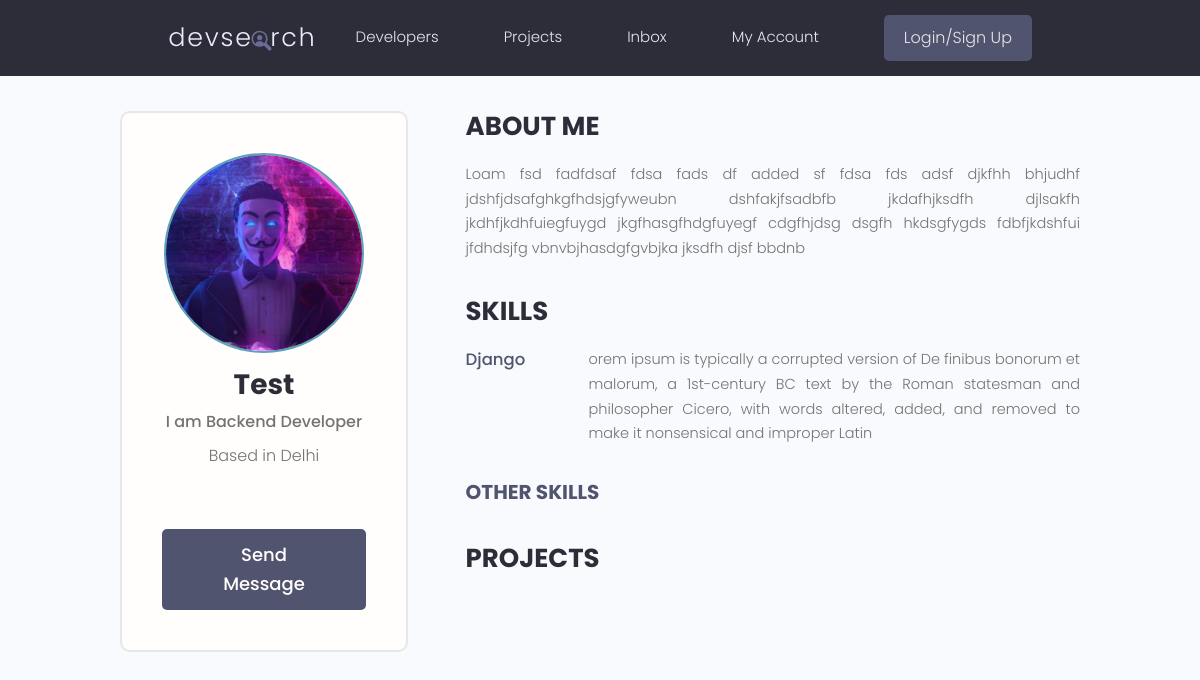
Page /profile/fb0ba173-f9d2-4e6b-9da1-ec17c3f34d23/ on the committed database.
### users/models.py (models this page shows, shortened)
class Profile(models.Model):
    user = models.OneToOneField(User, null=True, blank=True, on_delete=models.CASCADE)#models.CASCADE -> On user deletion, it will delete profile entry as well
    name = models.CharField(max_length=200, null=True, blank=True)
    email = models.CharField(max_length=200, null=True, blank=True)
    username = models.CharField(max_length=200, null=True, blank=True)
    location = models.CharField(max_length=200, null=True, blank=True)
    short_intro = models.CharField(max_length=200, null=True, blank=True)
    bio = models.TextField(null=True, blank=True)
    profile_images = models.ImageField(null=True, blank=True, upload_to='profiles/',
                                       default='profiles/user-default.png')
    social_github = models.CharField(max_length=200, null=True, blank=True)
    social_twitter = models.CharField(max_length=200, null=True, blank=True)
    social_linkedIn = models.CharField(max_length=200, null=True, blank=True)
    social_website = models.CharField(max_length=200, null=True, blank=True)
    created = models.DateTimeField(auto_now_add=True)
    id = models.UUIDField(default=uuid.uuid4, unique=True, primary_key=True, editable=False)

class Skill(models.Model):
    owner = models.ForeignKey(Profile, on_delete=models.CASCADE, null=True, blank=True)
    name = models.CharField(max_length=200, null=True, blank=True)
    description = models.TextField(null=True, blank=True)
    created = models.DateTimeField(auto_now_add=True)
    id = models.UUIDField(default=uuid.uuid4, unique=True, primary_key=True, editable=False)

### users/views.py (the view)
# urls.py: path('profile/<str:pk>/', views.userProfile, name='user-profile')
def userProfile(request, pk):
    profile = Profile.objects.get(id=pk)
    topSkill = profile.skill_set.exclude(description__exact="")
    otherSkill = profile.skill_set.filter(description__exact="")
    context = {'profile': profile, 'topSkill': topSkill, 'otherSkill': otherSkill}
    return render(request, 'users/user-profile.html', context)

### users/templates/users/user-profile.html (shortened to what this page needs)
{% extends 'main.html' %}
{% block content %}
    <main class="profile my-md">
        <div class="container">
            <div class="layout">
                <div class="column column--1of3">
                    <div class="card text-center">
                        <div class="card__body dev">
                            <img class="avatar avatar--xl" src="{{ profile.profile_images.url }}"/>
                            <h2 class="dev__name">{{ profile.name }}</h2>
                            <p class="dev__title">{{ profile.short_intro }}</p>
                            <p class="dev__location">Based in {{ profile.location }}</p>
                            <a href="#" class="btn btn--sub btn--lg">Send Message </a>
                        </div>
                    </div>
                </div>
                <div class="column column--2of3">
                    <div class="devInfo">
                        <h3 class="devInfo__title">About Me</h3>
                        <p class="devInfo__about">
                            {{ profile.bio }}
                        </p>
                    </div>
                    <div class="devInfo">
                        <h3 class="devInfo__title">Skills</h3>
                        <div class="devInfo__skills">
                            {% for skill in topSkill %}
                                <div class="devSkill">
                                    <h4 class="devSkill__title">{{ skill.name }}</h4>
                                    <p class="devSkill__info">
                                        {{ skill.description }}
                                    </p>
                                </div>
                            {% endfor %}
                            <h3 class="devInfo__subtitle">Other Skills</h3>
                        </div>
                    </div>
                    <div class="devInfo">
                        <h3 class="devInfo__title">Projects</h3>
                    </div>
                </div>
            </div>
        </div>
    </main>
{% endblock content %}

### static/styles/app.css (style rules this page uses)
:root { --color-sub: #2d2d39; }
.btn--sub { background-color: var(--color-sub-light); }
.card { border: 2px solid var(--color-light); }
img { width: 100%; }
.profile .card > .dev { padding: 4rem; }
.dev__name { color: var(--color-sub); font-size: 2.8rem; font-weight: 700; margin-top: 1rem; margin-bottom: 0.5rem; }
.dev__title { font-size: 1.6rem; font-weight: 500; line-height: 1.3; }
.dev__location { margin-top: 1rem; }
.devInfo { margin-bottom: 3rem; }
.devInfo__title, .devInfo__subtitle { font-size: 2.6rem; color: var(--color-sub); text-transform: uppercase; font-weight: 700; margin-bottom: 1.5rem; }
.devInfo__subtitle { font-size: 2rem; color: var(--color-sub-light); }
.devInfo__about, .devSkill__info { font-size: 1.45rem; line-height: 1.7; text-align: justify; }
.devSkill { margin-bottom: 3rem; }
.devSkill__title { font-size: 1.65rem; font-weight: 500; color: var(--color-sub-light); }
@media screen and (min-width: 700px) { .devSkill { display: flex; justify-content: space-between; gap: 3rem; } }
@media screen and (min-width: 700px) { .devSkill__info { flex-basis: 80%; } }

### static/uikit/styles/modules/_variables.css (style rules this page uses)
:root { --color-main: #5aa5b9; --color-main-light: #e6faff; --color-sub: #3f4156; --color-sub-light: #51546e; --color-sub-lighter: #ededfd; --color-text: #737373; --color-gray: #8b8b8b; --color-light: #e5e7eb; --color-light-gray: #767676; --color-bg: #f8fafd; --color-white: #fffefd; --color-white-light: #f3f3f3; --color-success: #359e64; --color-success-bg: #def8e8; --color-error: #fc4b0b; --color-error-bg: #fff2ee; --font-base: 'Poppins', arial, helvetica, 'Segoe UI', roboto, ubuntu, sans-serif; --font-monospace: 'Fira Code', 'Courier New', courier, monospace; --font-regular: 300; --font-medium: 500; --font-bold: 700; --generic-shadow: 1px 1px 5px #00000010; --generic-transition: all 0.3s ease-in-out; }

### static/uikit/styles/modules/_base.css (style rules this page uses)
* { margin: 0; padding: 0; box-sizing: border-box; text-rendering: optimizeLegibility; color: inherit; font-size: inherit; }
html { font-size: 50%; }
@media only screen and (min-width: 480px) { html { font-size: 56.25%; } }
@media only screen and (min-width: 1200px) { html { font-size: 62.5%; } }
body { line-height: 1.6; font-weight: 400; font-size: 1.5rem; color: var(--color-text); background-color: var(--color-bg); min-height: 100vh; }

### static/uikit/styles/modules/_typography.css (style rules this page uses)
* { font-family: var(--font-base); }
h2 { font-size: 3.6rem; font-weight: var(--font-bold); }
h3 { font-size: 3.2rem; font-weight: var(--font-medium); }
h4 { font-size: 2.8rem; font-weight: var(--font-medium); }
p, span, strong { font-size: 1.6rem; color: var(--color-text); font-weight: var(--font-regular); }
a { padding-bottom: 2px; text-decoration: none; display: inline-block; color: var(--color-main); font-weight: var(--font-medium); }

### static/uikit/styles/modules/_utilities.css (style rules this page uses)
.container { width: 92%; max-width: 165rem; margin: 0 auto; box-sizing: border-box; }
@media screen and (min-width: 1000px) { .container { width: 90%; } }
@media screen and (min-width: 1200px) { .container { width: 80%; } }
.text-center { text-align: center; }
.my-md { margin: 3rem auto; }

### static/uikit/styles/modules/_avatar.css (style rules this page uses)
.avatar { border-radius: 50%; border: 2px solid var(--color-main); object-fit: cover; }
.avatar--xl { height: 20rem; width: 20rem; }

### static/uikit/styles/modules/_button.css (style rules this page uses)
.btn { display: inline-block; position: relative; cursor: pointer; background-color: var(--color-light); font-weight: var(--font-medium); color: var(--color-sub); text-decoration: none; padding: 1rem 2rem; border-radius: 0.5rem; border: none; width: -webkit-fit-content; width: -moz-fit-content; width: fit-content; height: -webkit-fit-content; height: -moz-fit-content; height: fit-content; font-size: 1.6rem; outline-width: 0; outline-color: transparent; -webkit-backface-visibility: hidden; backface-visibility: hidden; transition: all 0.3s ease-in-out; }
.btn--sub { background-color: var(--color-sub); color: var(--color-white); }
.btn--lg { font-size: 1.8rem; padding: 1.2rem 4.5rem; }

### static/uikit/styles/modules/_card.css (style rules this page uses)
.card { border-radius: 1rem; background-color: var(--color-white); border: 1.5px solid var(--color-light); width: auto; height: auto; margin-top: 0.5rem; margin-bottom: 0.5rem; overflow: hidden; }
.card__body, .card__header { padding: 2rem 2.5rem; }

### static/uikit/styles/modules/_layout.css (style rules this page uses)
.layout { display: flex; flex-flow: row wrap; justify-content: space-between; }
.layout > .column { margin-bottom: 3rem; }
.layout > .column.column--1of3 { flex-basis: 30%; }
.layout > .column.column--2of3 { flex-basis: 64%; }

### rows in the picture
Profile: profile_images (placeholder picture), name "Test", short_intro "I am Backend Developer", location "Delhi", bio "Loam fsd fadfdsaf fdsa fads df added sf fdsa fds adsf djkfhh bhjudhf jdshfjdsafghkgfhdsjgfyweubn dshfakjfsadbfb jkdafhjksdfh djlsakfh jkdhfjkdhfuiegfuygd jkgfhasgfhdgfuyegf cdgfhjdsg dsgfh hkdsgfygds fdbfjkdshfui jfdhdsjfg vbnvbjhasdgfgvbjka jksdfh djsf bbdnb"
Skill: name "Django", description "orem ipsum is typically a corrupted version of De finibus bonorum et malorum, a 1st-century BC text by the Roman statesman and philosopher Cicero, with words altered, added, and removed to make it nonsensical and improper Latin"
